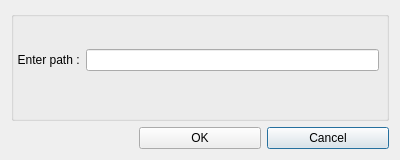
<?xml version="1.0" encoding="UTF-8"?>
<ui version="4.0">
 <class>LinkedPathWindow</class>
 <widget class="QDialog" name="LinkedPathWindow">
  <property name="geometry">
   <rect>
    <x>0</x>
    <y>0</y>
    <width>400</width>
    <height>160</height>
   </rect>
  </property>
  <property name="windowTitle">
   <string>Dialog</string>
  </property>
  <layout class="QVBoxLayout" name="verticalLayout">
   <item>
    <layout class="QGridLayout" name="gridLayout">
     <item row="0" column="0" colspan="3">
      <widget class="QGroupBox" name="groupBox">
       <property name="title">
        <string/>
       </property>
       <widget class="QWidget" name="gridLayoutWidget_2">
        <property name="geometry">
         <rect>
          <x>0</x>
          <y>19</y>
          <width>381</width>
          <height>61</height>
         </rect>
        </property>
        <layout class="QGridLayout" name="gridLayout_2">
         <item row="0" column="0">
          <widget class="QLabel" name="label_2">
           <property name="text">
            <string>  Enter path :</string>
           </property>
          </widget>
         </item>
         <item row="0" column="1">
          <widget class="QLineEdit" name="path"/>
         </item>
         <item row="0" column="2">
          <widget class="QLabel" name="label_3">
           <property name="text">
            <string/>
           </property>
          </widget>
         </item>
        </layout>
       </widget>
      </widget>
     </item>
     <item row="3" column="2">
      <widget class="QPushButton" name="btnCancel">
       <property name="text">
        <string>Cancel</string>
       </property>
      </widget>
     </item>
     <item row="3" column="1">
      <widget class="QPushButton" name="btnOK">
       <property name="text">
        <string>OK</string>
       </property>
      </widget>
     </item>
    </layout>
   </item>
  </layout>
 </widget>
 <resources/>
 <connections/>
</ui>
